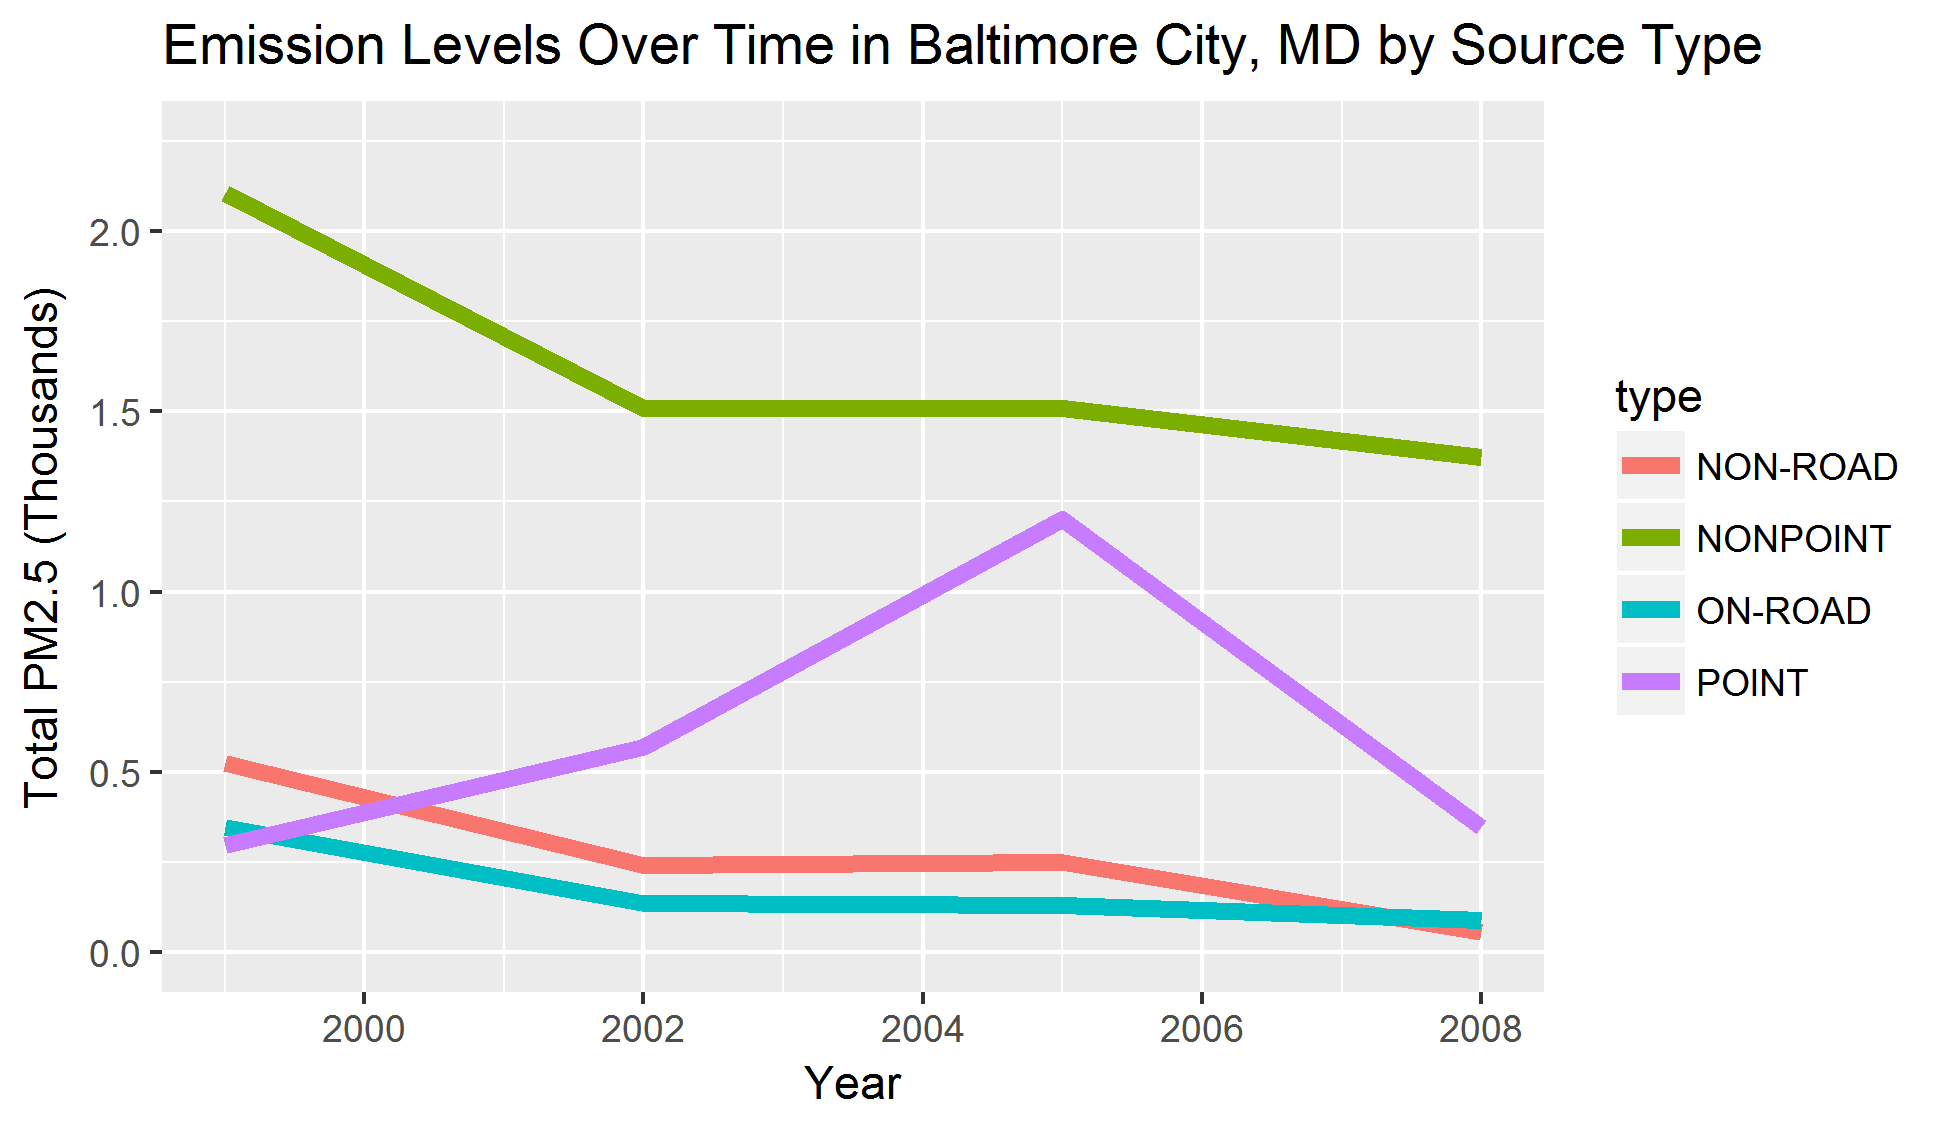

Reproduce this figure in R.

baltimoreEmissionsByType <- aggregate(Emissions ~ year + type, baltimoreData, sum)

ggplot(baltimoreEmissionsByType, aes(year, (Emissions/1000), color = type)) + geom_line(size = 2) + coord_cartesian(ylim = c(0,2.25)) + ylab("Total PM2.5 (Thousands)") + xlab("Year") + ggtitle("Emission Levels Over Time in Baltimore City, MD by Source Type") + ggsave("plot3.png")
